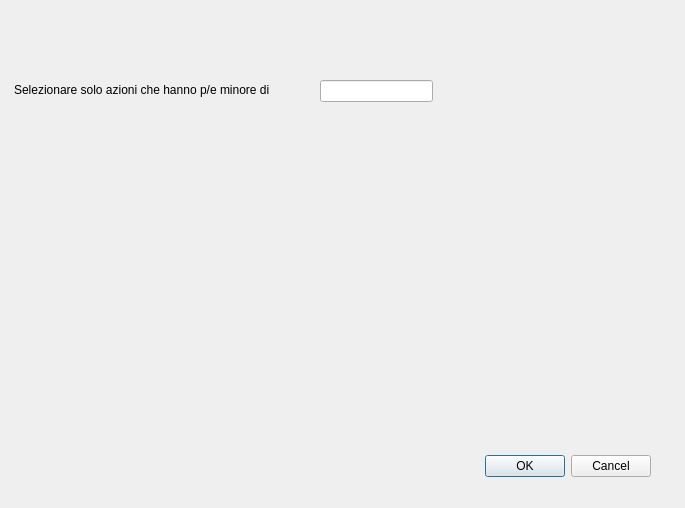
<?xml version="1.0" encoding="UTF-8"?>
<ui version="4.0">
 <class>Dialog</class>
 <widget class="QDialog" name="Dialog">
  <property name="geometry">
   <rect>
    <x>0</x>
    <y>0</y>
    <width>685</width>
    <height>508</height>
   </rect>
  </property>
  <property name="windowTitle">
   <string>Dialog</string>
  </property>
  <widget class="QDialogButtonBox" name="buttonBox">
   <property name="geometry">
    <rect>
     <x>310</x>
     <y>450</y>
     <width>341</width>
     <height>32</height>
    </rect>
   </property>
   <property name="orientation">
    <enum>Qt::Horizontal</enum>
   </property>
   <property name="standardButtons">
    <set>QDialogButtonBox::Cancel|QDialogButtonBox::Ok</set>
   </property>
  </widget>
  <widget class="QLineEdit" name="lineEdit">
   <property name="geometry">
    <rect>
     <x>320</x>
     <y>80</y>
     <width>113</width>
     <height>22</height>
    </rect>
   </property>
  </widget>
  <widget class="QLabel" name="label">
   <property name="geometry">
    <rect>
     <x>14</x>
     <y>80</y>
     <width>291</width>
     <height>20</height>
    </rect>
   </property>
   <property name="text">
    <string>Selezionare solo azioni che hanno p/e minore di </string>
   </property>
  </widget>
 </widget>
 <resources/>
 <connections>
  <connection>
   <sender>buttonBox</sender>
   <signal>accepted()</signal>
   <receiver>Dialog</receiver>
   <slot>accept()</slot>
   <hints>
    <hint type="sourcelabel">
     <x>248</x>
     <y>254</y>
    </hint>
    <hint type="destinationlabel">
     <x>157</x>
     <y>274</y>
    </hint>
   </hints>
  </connection>
  <connection>
   <sender>buttonBox</sender>
   <signal>rejected()</signal>
   <receiver>Dialog</receiver>
   <slot>reject()</slot>
   <hints>
    <hint type="sourcelabel">
     <x>316</x>
     <y>260</y>
    </hint>
    <hint type="destinationlabel">
     <x>286</x>
     <y>274</y>
    </hint>
   </hints>
  </connection>
 </connections>
</ui>
